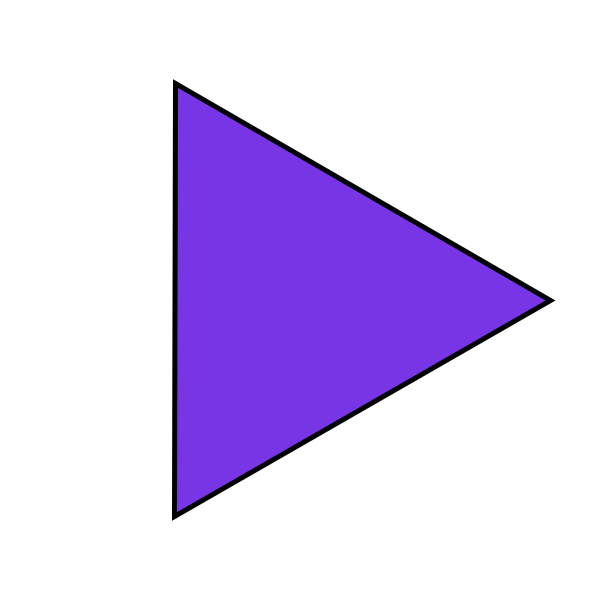
Frame 1 (no input)
Frame 60 (the mouse pressed at the canvas centre just before this capture): identical to frame 1, image omitted
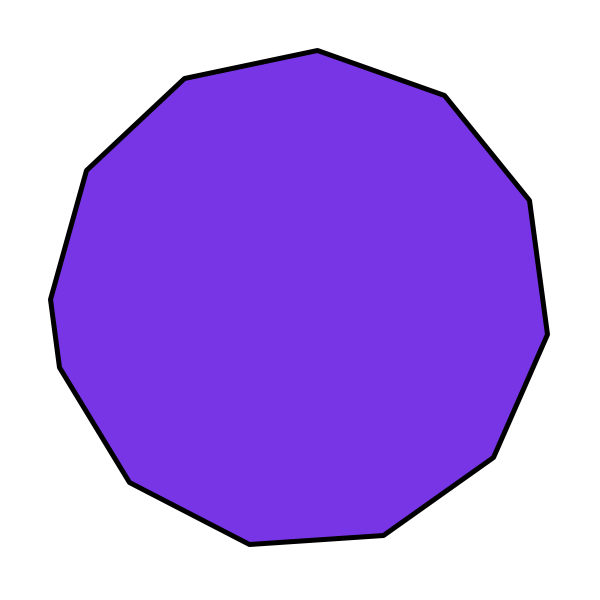
Frame 120 (the mouse held since frame 60 and released just before this capture)

The Processing sketch that drew these frames (run headless with seeded random() and noise(); from frame 60 on, the mouse is pressed at the canvas centre):

// Processing sketch: regularPolygons
// ── regularPolygons.pde


void setup() {
  size(600,600);
}

void draw() {
  background(255);
  
  fill(#7835E5);
  stroke(0);
  strokeWeight(5);
  beginShape();
  float rotAmt = map(mouseY, 0,height, 0,2*PI);
  float sides = map(mouseX, 0,width, 3,20);
  for(float theta=rotAmt; theta<2*PI+rotAmt; theta+=2*PI/sides) {
    vertex(width/2 + 250 * cos(theta), 
           height/2 + 250 * sin(theta)); 
  }
  endShape(CLOSE);
}
